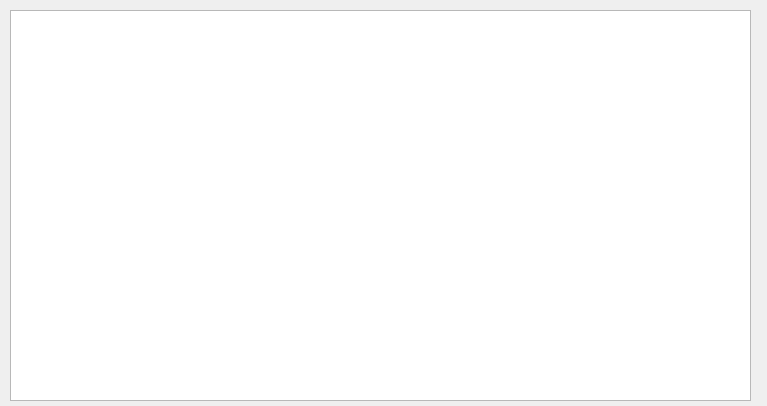
<?xml version="1.0" encoding="UTF-8"?>
<ui version="4.0">
 <class>recherche</class>
 <widget class="QDialog" name="recherche">
  <property name="geometry">
   <rect>
    <x>0</x>
    <y>0</y>
    <width>767</width>
    <height>406</height>
   </rect>
  </property>
  <property name="windowTitle">
   <string>Dialog</string>
  </property>
  <widget class="QTableView" name="tableView">
   <property name="geometry">
    <rect>
     <x>10</x>
     <y>10</y>
     <width>741</width>
     <height>391</height>
    </rect>
   </property>
  </widget>
 </widget>
 <resources/>
 <connections/>
</ui>
